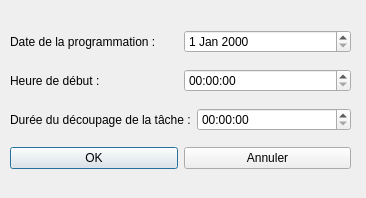
<?xml version="1.0" encoding="UTF-8"?>
<ui version="4.0">
 <class>AjouterProgPreemptiveWIndow</class>
 <widget class="QDialog" name="AjouterProgPreemptiveWIndow">
  <property name="geometry">
   <rect>
    <x>0</x>
    <y>0</y>
    <width>366</width>
    <height>198</height>
   </rect>
  </property>
  <property name="windowTitle">
   <string>Dialog</string>
  </property>
  <widget class="QWidget" name="">
   <property name="geometry">
    <rect>
     <x>10</x>
     <y>20</y>
     <width>341</width>
     <height>161</height>
    </rect>
   </property>
   <layout class="QVBoxLayout" name="verticalLayout">
    <item>
     <layout class="QHBoxLayout" name="horizontalLayout">
      <item>
       <widget class="QLabel" name="label">
        <property name="text">
         <string>Date de la programmation :</string>
        </property>
       </widget>
      </item>
      <item>
       <widget class="QDateEdit" name="date"/>
      </item>
     </layout>
    </item>
    <item>
     <layout class="QHBoxLayout" name="horizontalLayout_2">
      <item>
       <widget class="QLabel" name="label_2">
        <property name="text">
         <string>Heure de début :</string>
        </property>
       </widget>
      </item>
      <item>
       <widget class="QTimeEdit" name="horaire"/>
      </item>
     </layout>
    </item>
    <item>
     <layout class="QHBoxLayout" name="horizontalLayout_3">
      <item>
       <widget class="QLabel" name="label_3">
        <property name="text">
         <string>Durée du découpage de la tâche :</string>
        </property>
       </widget>
      </item>
      <item>
       <widget class="QTimeEdit" name="duree"/>
      </item>
     </layout>
    </item>
    <item>
     <layout class="QHBoxLayout" name="horizontalLayout_4">
      <item>
       <widget class="QPushButton" name="ok">
        <property name="text">
         <string>OK</string>
        </property>
       </widget>
      </item>
      <item>
       <widget class="QPushButton" name="annuler">
        <property name="text">
         <string>Annuler</string>
        </property>
       </widget>
      </item>
     </layout>
    </item>
   </layout>
  </widget>
 </widget>
 <resources/>
 <connections/>
</ui>
